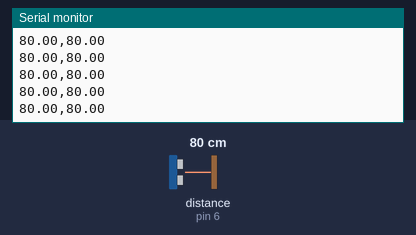
This sketch was run on a simulated Arduino Uno, built with avr-gcc and run on an emulated ATmega328P. On the bench: the last lines printed to the serial monitor. Wiring (inferred from the names in the program): ultrasonic range finder: trigger A0; echo pin 6. Inputs (shaded band) come from the test bench; at power-on: distance to the obstacle (sensor on pin 6) 80 cm. The echo pulse lasts 58.3 µs per cm.

Above: at 1.2 s.
1.3 s: distance to the obstacle (sensor on pin 6) set to 2 cm
At 1.56 s:
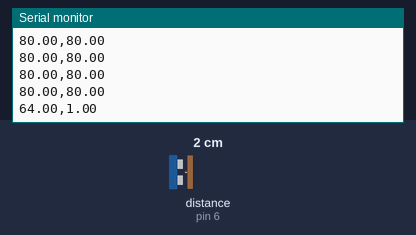
2.8 s: distance to the obstacle (sensor on pin 6) set to 4 cm
At 2.9 s:
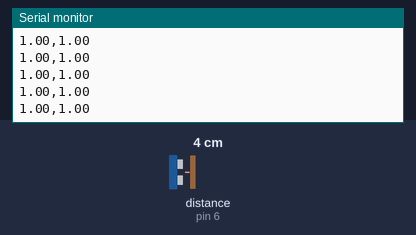
Timing chart, 0 to 5.8 s (numbered marks = the images above; inputs shaded):
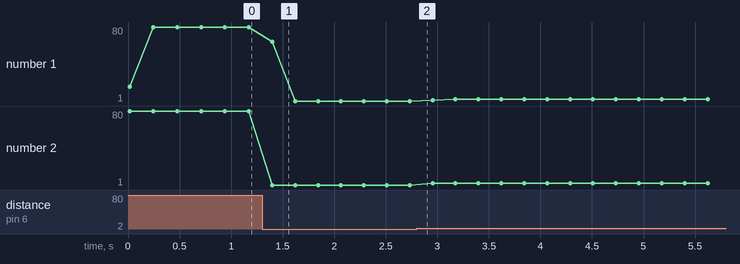

Measured:
- after the input at 1.3 s, the serial monitor: prints a new line after 0.10 s (image 1)
- plotted number 1: 80 → 1 after the input at 1.3 s, 1 → 3 after the input at 2.8 s
- plotted number 2: 80 → 1 after the input at 1.3 s, 1 → 3 after the input at 2.8 s

The sketch:

Fuel_measurement.ino
```cpp
#include <SimpleKalmanFilter.h>

const int trigPin = A0;
const int echoPin = 6;
//float estimated_value = 0;
float dist = 0;
float smoothedValue;


SimpleKalmanFilter simpleKalmanFilter(2, 2, 0.01);

void setup() {
  // put your setup code here, to run once:
  Serial.begin(115200);
  pinMode(trigPin, OUTPUT);
  pinMode(echoPin, INPUT);
}

void loop() {
  // put your main code here, to run repeatedly:
  Serial.print(obstacle(0.8));
  Serial.print(",");
  Serial.println(obstacle(0.0));

  delay(200);
}

float obstacle(float filterValue)
{
  digitalWrite(trigPin, LOW);
  delayMicroseconds(2);
  digitalWrite(trigPin, HIGH);
  delayMicroseconds(12);
  digitalWrite(trigPin, LOW);
  dist = pulseIn(echoPin, HIGH);
  delayMicroseconds(10000);
  dist = dist / 58;

  //implementation of a simple low-pass filter
  smoothedValue = (dist * (1 - filterValue)) + (smoothedValue  *  filterValue);
  return (int)smoothedValue;


  //come up with a filtering, smoothening algorithm here for ultrasonic
  //  estimated_value = simpleKalmanFilter.updateEstimate(dist);
  //  return estimated_value;
}

// Simple low pass filter. filterValue determines smoothness. 0 = off; 0.9999 = max
```
